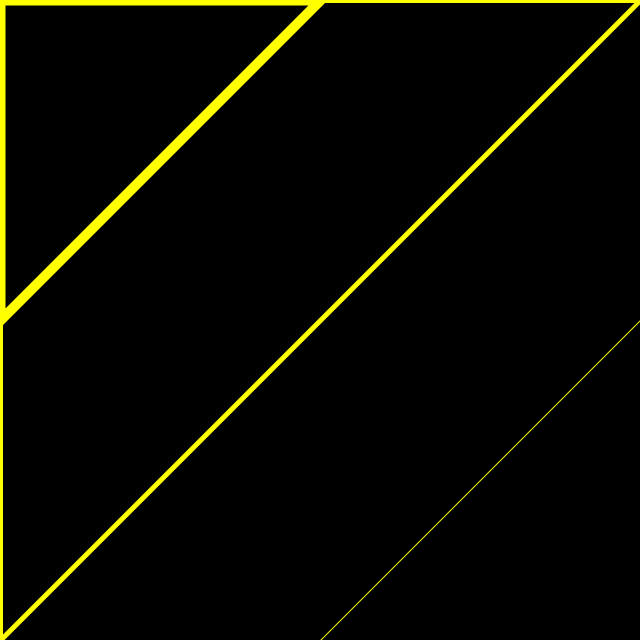
Frame 1 (no input)
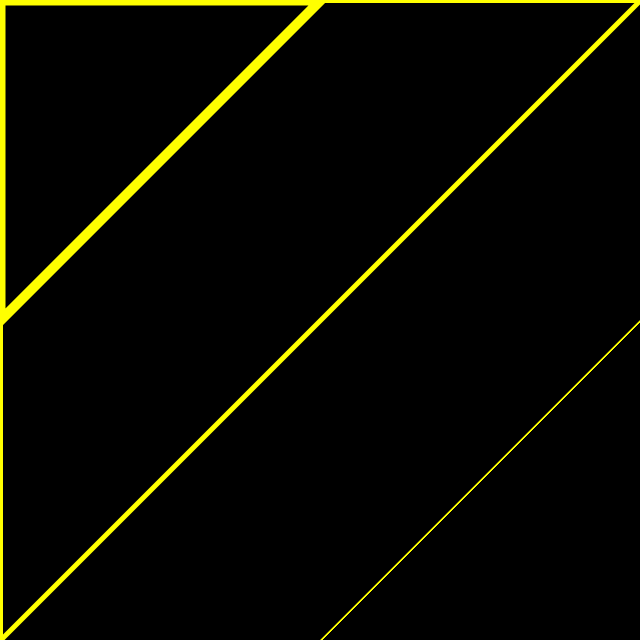
Frame 60 (the mouse pressed at the canvas centre just before this capture)
Frame 120 (the mouse held since frame 60 and released just before this capture): identical to frame 60, image omitted

The Processing sketch that drew these frames (run headless with seeded random() and noise(); from frame 60 on, the mouse is pressed at the canvas centre):

// Processing sketch: Sketch_Faustine
// ── Sketch_Faustine.pde
float taille = 200;
boolean modeDessin = false;

void setup () {

  size(640, 640);
  background(0);
}

void draw () {

  float centreX = 640 / 2 - taille / 2;
  float centreY = 640 / 2 - taille / 2;


  strokeWeight(1);
  stroke(255, 255, 0);
  fill(0);
  triangle(0, 0, 960, 0, 0, 960);


  strokeWeight(5);
  stroke(255, 255, 0);
  fill(0);
  triangle(0, 0, 640, 0, 0, 640);


  strokeWeight(10);
  stroke(255, 255, 0);
  fill(0);
  triangle(0, 0, 320, 0, 0, 320);


  if ( modeDessin == true ) {

    float rayon = random(0, 100);
    ellipse(mouseX, mouseY, rayon, rayon);
  }
}

void keyPressed () {

  modeDessin =! modeDessin;
}
